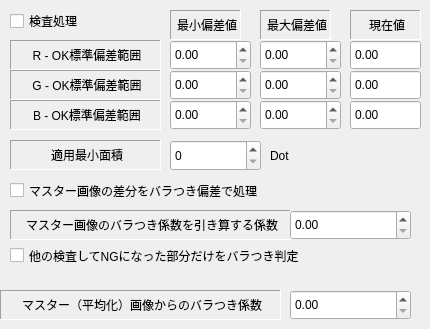
   <widget class="QWidget" name="tab_16">
    <attribute name="title">
     <string>バラツキ</string>
    </attribute>
    <widget class="QLabel" name="label_117">
     <property name="geometry">
      <rect>
       <x>10</x>
       <y>70</y>
       <width>151</width>
       <height>30</height>
      </rect>
     </property>
     <property name="frameShape">
      <enum>QFrame::Panel</enum>
     </property>
     <property name="frameShadow">
      <enum>QFrame::Sunken</enum>
     </property>
     <property name="text">
      <string>G - OK標準偏差範囲</string>
     </property>
     <property name="alignment">
      <set>Qt::AlignCenter|Qt::AlignHCenter|Qt::AlignLeading|Qt::AlignLeft|Qt::AlignVCenter</set>
     </property>
    </widget>
    <widget class="QLabel" name="label_118">
     <property name="geometry">
      <rect>
       <x>10</x>
       <y>40</y>
       <width>151</width>
       <height>30</height>
      </rect>
     </property>
     <property name="frameShape">
      <enum>QFrame::Panel</enum>
     </property>
     <property name="frameShadow">
      <enum>QFrame::Sunken</enum>
     </property>
     <property name="text">
      <string>R - OK標準偏差範囲</string>
     </property>
     <property name="alignment">
      <set>Qt::AlignCenter|Qt::AlignHCenter|Qt::AlignLeading|Qt::AlignLeft|Qt::AlignVCenter</set>
     </property>
    </widget>
    <widget class="QDoubleSpinBox" name="doubleSpinBoxVariationBL">
     <property name="geometry">
      <rect>
       <x>170</x>
       <y>100</y>
       <width>81</width>
       <height>30</height>
      </rect>
     </property>
    </widget>
    <widget class="QLabel" name="label_119">
     <property name="geometry">
      <rect>
       <x>170</x>
       <y>10</y>
       <width>71</width>
       <height>30</height>
      </rect>
     </property>
     <property name="frameShape">
      <enum>QFrame::Panel</enum>
     </property>
     <property name="frameShadow">
      <enum>QFrame::Sunken</enum>
     </property>
     <property name="text">
      <string>最小偏差値</string>
     </property>
     <property name="alignment">
      <set>Qt::AlignCenter|Qt::AlignHCenter|Qt::AlignLeading|Qt::AlignLeft|Qt::AlignVCenter</set>
     </property>
    </widget>
    <widget class="QLabel" name="label_120">
     <property name="geometry">
      <rect>
       <x>260</x>
       <y>10</y>
       <width>71</width>
       <height>30</height>
      </rect>
     </property>
     <property name="frameShape">
      <enum>QFrame::Panel</enum>
     </property>
     <property name="frameShadow">
      <enum>QFrame::Sunken</enum>
     </property>
     <property name="text">
      <string>最大偏差値</string>
     </property>
     <property name="alignment">
      <set>Qt::AlignCenter|Qt::AlignHCenter|Qt::AlignLeading|Qt::AlignLeft|Qt::AlignVCenter</set>
     </property>
    </widget>
    <widget class="QLabel" name="label_121">
     <property name="geometry">
      <rect>
       <x>10</x>
       <y>100</y>
       <width>151</width>
       <height>30</height>
      </rect>
     </property>
     <property name="frameShape">
      <enum>QFrame::Panel</enum>
     </property>
     <property name="frameShadow">
      <enum>QFrame::Sunken</enum>
     </property>
     <property name="text">
      <string>B - OK標準偏差範囲</string>
     </property>
     <property name="alignment">
      <set>Qt::AlignCenter|Qt::AlignHCenter|Qt::AlignLeading|Qt::AlignLeft|Qt::AlignVCenter</set>
     </property>
    </widget>
    <widget class="QDoubleSpinBox" name="doubleSpinBoxVariationRH">
     <property name="geometry">
      <rect>
       <x>260</x>
       <y>40</y>
       <width>81</width>
       <height>30</height>
      </rect>
     </property>
    </widget>
    <widget class="QDoubleSpinBox" name="doubleSpinBoxVariationBH">
     <property name="geometry">
      <rect>
       <x>260</x>
       <y>100</y>
       <width>81</width>
       <height>30</height>
      </rect>
     </property>
    </widget>
    <widget class="QDoubleSpinBox" name="doubleSpinBoxVariationRL">
     <property name="geometry">
      <rect>
       <x>170</x>
       <y>40</y>
       <width>81</width>
       <height>30</height>
      </rect>
     </property>
    </widget>
    <widget class="QDoubleSpinBox" name="doubleSpinBoxVariationGL">
     <property name="geometry">
      <rect>
       <x>170</x>
       <y>70</y>
       <width>81</width>
       <height>30</height>
      </rect>
     </property>
    </widget>
    <widget class="QDoubleSpinBox" name="doubleSpinBoxVariationGH">
     <property name="geometry">
      <rect>
       <x>260</x>
       <y>70</y>
       <width>81</width>
       <height>30</height>
      </rect>
     </property>
    </widget>
    <widget class="QCheckBox" name="checkBoxVariationMode">
     <property name="geometry">
      <rect>
       <x>10</x>
       <y>10</y>
       <width>131</width>
       <height>22</height>
      </rect>
     </property>
     <property name="text">
      <string>検査処理</string>
     </property>
    </widget>
    <widget class="QLabel" name="label_122">
     <property name="geometry">
      <rect>
       <x>350</x>
       <y>10</y>
       <width>71</width>
       <height>30</height>
      </rect>
     </property>
     <property name="frameShape">
      <enum>QFrame::Panel</enum>
     </property>
     <property name="frameShadow">
      <enum>QFrame::Sunken</enum>
     </property>
     <property name="text">
      <string>現在値</string>
     </property>
     <property name="alignment">
      <set>Qt::AlignCenter|Qt::AlignHCenter|Qt::AlignLeading|Qt::AlignLeft|Qt::AlignVCenter</set>
     </property>
    </widget>
    <widget class="QDoubleSpinBox" name="doubleSpinBoxDeviationResultR">
     <property name="geometry">
      <rect>
       <x>350</x>
       <y>40</y>
       <width>71</width>
       <height>30</height>
      </rect>
     </property>
     <property name="palette">
      <palette>
       <active>
        <colorrole role="Base">
         <brush brushstyle="SolidPattern">
          <color alpha="255">
           <red>85</red>
           <green>255</green>
           <blue>255</blue>
          </color>
         </brush>
        </colorrole>
       </active>
       <inactive>
        <colorrole role="Base">
         <brush brushstyle="SolidPattern">
          <color alpha="255">
           <red>255</red>
           <green>255</green>
           <blue>255</blue>
          </color>
         </brush>
        </colorrole>
       </inactive>
       <disabled>
        <colorrole role="Base">
         <brush brushstyle="SolidPattern">
          <color alpha="255">
           <red>240</red>
           <green>240</green>
           <blue>240</blue>
          </color>
         </brush>
        </colorrole>
       </disabled>
      </palette>
     </property>
     <property name="autoFillBackground">
      <bool>true</bool>
     </property>
     <property name="readOnly">
      <bool>true</bool>
     </property>
     <property name="buttonSymbols">
      <enum>QAbstractSpinBox::NoButtons</enum>
     </property>
    </widget>
    <widget class="QDoubleSpinBox" name="doubleSpinBoxDeviationResultG">
     <property name="geometry">
      <rect>
       <x>350</x>
       <y>70</y>
       <width>71</width>
       <height>30</height>
      </rect>
     </property>
     <property name="palette">
      <palette>
       <active>
        <colorrole role="Base">
         <brush brushstyle="SolidPattern">
          <color alpha="255">
           <red>85</red>
           <green>255</green>
           <blue>255</blue>
          </color>
         </brush>
        </colorrole>
       </active>
       <inactive>
        <colorrole role="Base">
         <brush brushstyle="SolidPattern">
          <color alpha="255">
           <red>255</red>
           <green>255</green>
           <blue>255</blue>
          </color>
         </brush>
        </colorrole>
       </inactive>
       <disabled>
        <colorrole role="Base">
         <brush brushstyle="SolidPattern">
          <color alpha="255">
           <red>240</red>
           <green>240</green>
           <blue>240</blue>
          </color>
         </brush>
        </colorrole>
       </disabled>
      </palette>
     </property>
     <property name="autoFillBackground">
      <bool>true</bool>
     </property>
     <property name="readOnly">
      <bool>true</bool>
     </property>
     <property name="buttonSymbols">
      <enum>QAbstractSpinBox::NoButtons</enum>
     </property>
    </widget>
    <widget class="QDoubleSpinBox" name="doubleSpinBoxDeviationResultB">
     <property name="geometry">
      <rect>
       <x>350</x>
       <y>100</y>
       <width>71</width>
       <height>30</height>
      </rect>
     </property>
     <property name="palette">
      <palette>
       <active>
        <colorrole role="Base">
         <brush brushstyle="SolidPattern">
          <color alpha="255">
           <red>85</red>
           <green>255</green>
           <blue>255</blue>
          </color>
         </brush>
        </colorrole>
       </active>
       <inactive>
        <colorrole role="Base">
         <brush brushstyle="SolidPattern">
          <color alpha="255">
           <red>255</red>
           <green>255</green>
           <blue>255</blue>
          </color>
         </brush>
        </colorrole>
       </inactive>
       <disabled>
        <colorrole role="Base">
         <brush brushstyle="SolidPattern">
          <color alpha="255">
           <red>240</red>
           <green>240</green>
           <blue>240</blue>
          </color>
         </brush>
        </colorrole>
       </disabled>
      </palette>
     </property>
     <property name="autoFillBackground">
      <bool>true</bool>
     </property>
     <property name="readOnly">
      <bool>true</bool>
     </property>
     <property name="buttonSymbols">
      <enum>QAbstractSpinBox::NoButtons</enum>
     </property>
    </widget>
    <widget class="QLabel" name="label_123">
     <property name="geometry">
      <rect>
       <x>10</x>
       <y>140</y>
       <width>151</width>
       <height>30</height>
      </rect>
     </property>
     <property name="frameShape">
      <enum>QFrame::Panel</enum>
     </property>
     <property name="frameShadow">
      <enum>QFrame::Sunken</enum>
     </property>
     <property name="text">
      <string>適用最小面積</string>
     </property>
     <property name="alignment">
      <set>Qt::AlignCenter|Qt::AlignHCenter|Qt::AlignLeading|Qt::AlignLeft|Qt::AlignVCenter</set>
     </property>
    </widget>
    <widget class="QSpinBox" name="EditVariationAdaptMinSize">
     <property name="geometry">
      <rect>
       <x>170</x>
       <y>140</y>
       <width>91</width>
       <height>31</height>
      </rect>
     </property>
     <property name="maximum">
      <number>99999999</number>
     </property>
    </widget>
    <widget class="QLabel" name="label_124">
     <property name="geometry">
      <rect>
       <x>270</x>
       <y>140</y>
       <width>61</width>
       <height>31</height>
      </rect>
     </property>
     <property name="text">
      <string>Dot</string>
     </property>
    </widget>
    <widget class="QLabel" name="label_140">
     <property name="geometry">
      <rect>
       <x>0</x>
       <y>290</y>
       <width>281</width>
       <height>30</height>
      </rect>
     </property>
     <property name="frameShape">
      <enum>QFrame::Panel</enum>
     </property>
     <property name="frameShadow">
      <enum>QFrame::Sunken</enum>
     </property>
     <property name="text">
      <string>マスター（平均化）画像からのバラつき係数</string>
     </property>
     <property name="alignment">
      <set>Qt::AlignCenter|Qt::AlignHCenter|Qt::AlignLeading|Qt::AlignLeft|Qt::AlignVCenter</set>
     </property>
    </widget>
    <widget class="QDoubleSpinBox" name="doubleSpinBoxVariationMultiplyMaster">
     <property name="geometry">
      <rect>
       <x>290</x>
       <y>290</y>
       <width>121</width>
       <height>30</height>
      </rect>
     </property>
    </widget>
    <widget class="QCheckBox" name="checkBoxVariationDifMaster">
     <property name="geometry">
      <rect>
       <x>10</x>
       <y>180</y>
       <width>411</width>
       <height>21</height>
      </rect>
     </property>
     <property name="text">
      <string>マスター画像の差分をバラつき偏差で処理</string>
     </property>
    </widget>
    <widget class="QCheckBox" name="checkBoxVariationAndLogic">
     <property name="geometry">
      <rect>
       <x>10</x>
       <y>240</y>
       <width>411</width>
       <height>31</height>
      </rect>
     </property>
     <property name="text">
      <string>他の検査してNGになった部分だけをバラつき判定</string>
     </property>
    </widget>
    <widget class="QLabel" name="label_142">
     <property name="geometry">
      <rect>
       <x>10</x>
       <y>210</y>
       <width>281</width>
       <height>30</height>
      </rect>
     </property>
     <property name="frameShape">
      <enum>QFrame::Panel</enum>
     </property>
     <property name="frameShadow">
      <enum>QFrame::Sunken</enum>
     </property>
     <property name="text">
      <string>マスター画像のバラつき係数を引き算する係数</string>
     </property>
     <property name="alignment">
      <set>Qt::AlignCenter|Qt::AlignHCenter|Qt::AlignLeading|Qt::AlignLeft|Qt::AlignVCenter</set>
     </property>
    </widget>
    <widget class="QDoubleSpinBox" name="doubleSpinBoxVariationSubMasterVari">
     <property name="geometry">
      <rect>
       <x>290</x>
       <y>210</y>
       <width>121</width>
       <height>30</height>
      </rect>
     </property>
    </widget>
   </widget>
